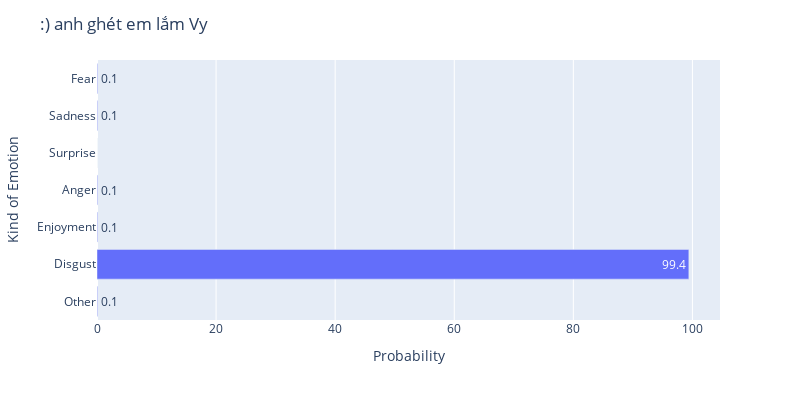

The notebook cell this image was saved under:
### Code cell
import plotly.express as px


# Convert strings to floats and scale up by 100
scaled_data = [float(value) * 100 for value in output_list[0]]

# Custom names for each bar
bar_names = ['Other', 'Disgust', 'Enjoyment', 'Anger', 'Surprise', 'Sadness', 'Fear']

# Create a DataFrame for the plot
import pandas as pd
df = pd.DataFrame({'Kind of Emotion': bar_names, 'Data': output_list[0], 'Scaled Value': scaled_data})

# Create the interactive bar chart using Plotly Express
fig = px.bar(df, y='Kind of Emotion', x='Scaled Value', text='Scaled Value', labels={'Scaled Value': 'Probability'})

# Add title and customize layout
# Add title and customize layout
fig.update_layout(
    title= text ,
    xaxis_title='Probability',
    yaxis_title='Kind of Emotion',
    width=800,  # Set the width of the chart
    height=400  # Set the height of the chart
)


# Show the interactive plot in Jupyter Notebook
fig.show()

### Figure 1 — Plotly figure (JSON) as saved in the notebook; plotly's stock layout.template omitted (floating-point values rounded to 4 significant figures)
{"data": [{"alignmentgroup": "True", "hovertemplate": "Probability=%{text}<br>Kind of Emotion=%{y}<extra></extra>", "legendgroup": "", "marker": {"color": "#636efa", "pattern": {"shape": ""}}, "name": "", "offsetgroup": "", "orientation": "h", "showlegend": false, "text": [0.1, 99.4, 0.1, 0.1, 0, 0.1, 0.1], "textposition": "auto", "type": "bar", "x": [0.1, 99.4, 0.1, 0.1, 0, 0.1, 0.1], "xaxis": "x", "y": ["Other", "Disgust", "Enjoyment", "Anger", "Surprise", "Sadness", "Fear"], "yaxis": "y"}], "layout": {"barmode": "relative", "height": 400, "legend": {"tracegroupgap": 0}, "margin": {"t": 60}, "title": {"text": ":) anh ghét em lắm Vy"}, "width": 800, "xaxis": {"anchor": "y", "domain": [0, 1], "title": {"text": "Probability"}}, "yaxis": {"anchor": "x", "domain": [0, 1], "title": {"text": "Kind of Emotion"}}}}
